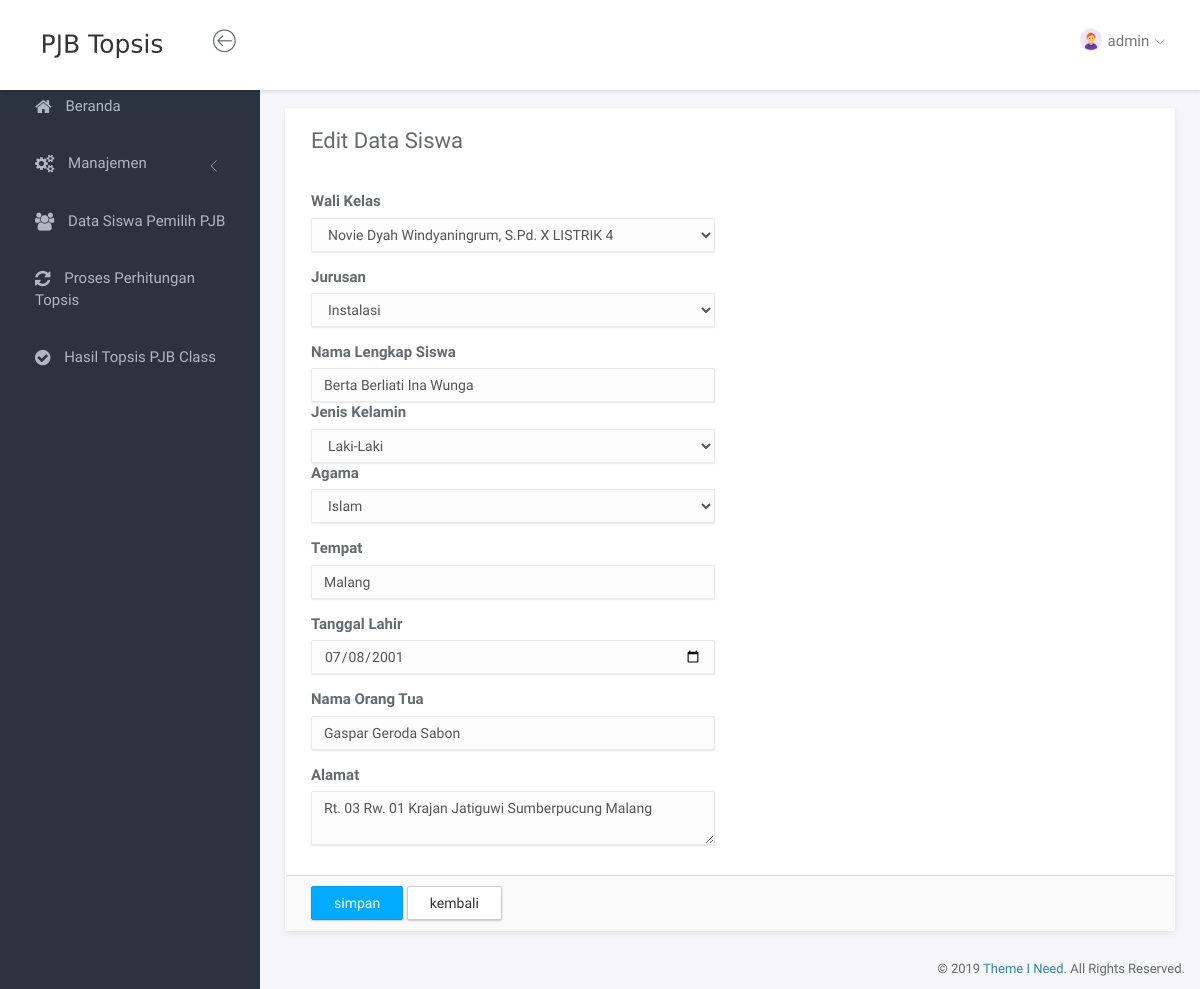
The app's page /index.php?page=siswaedit&id=6196 (signed in), older data.
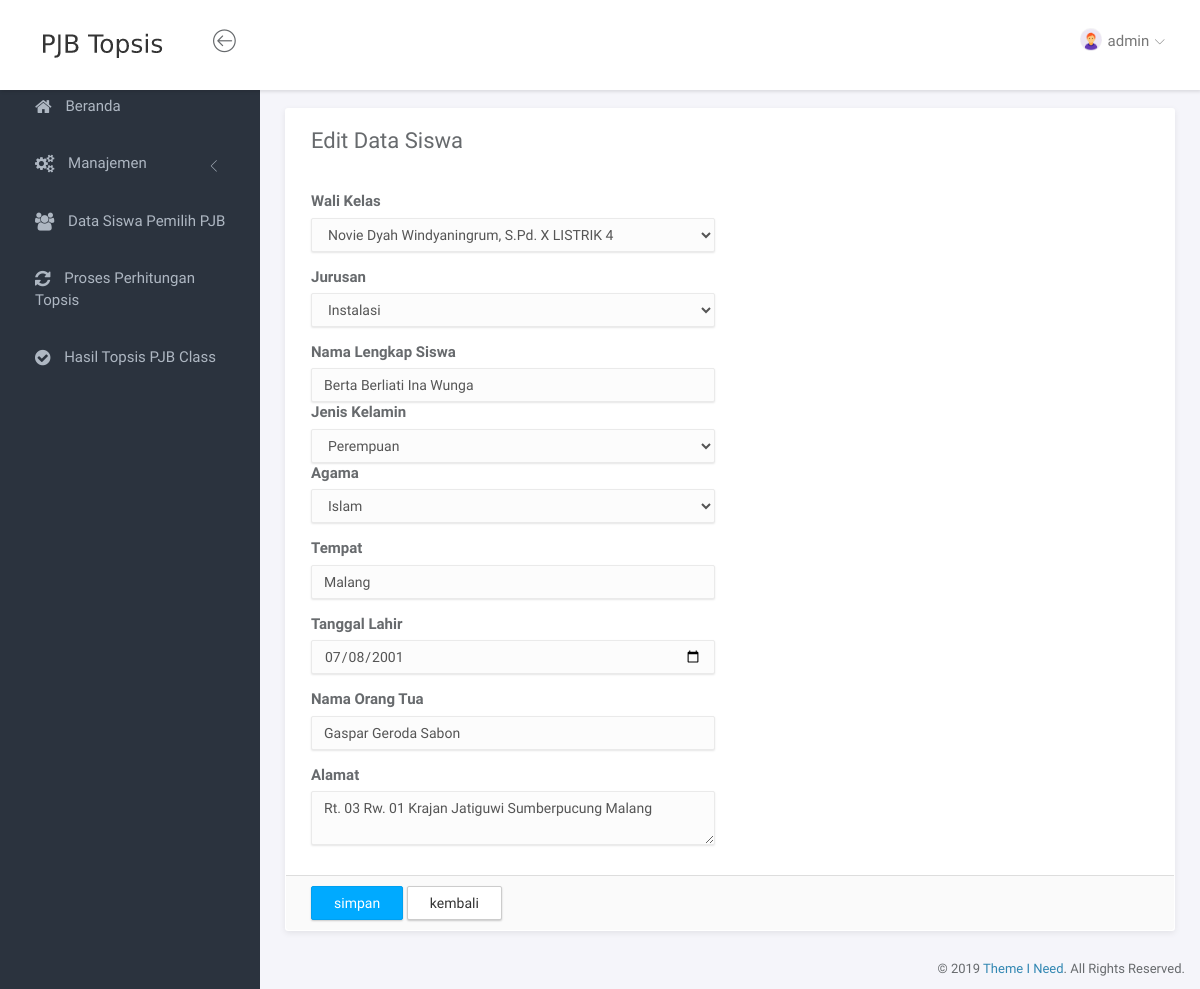
The same page, newer data.
### tables this page shows
CREATE TABLE `tbl_user` (
  `id_user` int(11) NOT NULL,
  `username` varchar(10) NOT NULL,
  `password` varchar(10) NOT NULL
);

CREATE TABLE `tbl_siswa` (
  `nis` int(4) NOT NULL,
  `id_guru` int(11) NOT NULL,
  `id_jurusan` int(11) NOT NULL,
  `nama_siswa` varchar(100) NOT NULL,
  `jenis_kelamin` varchar(1) NOT NULL,
  `agama` varchar(25) NOT NULL,
  `tempat` varchar(30) NOT NULL,
  `tgl_lahir` date NOT NULL,
  `nama_orang_tua` varchar(50) NOT NULL,
  `alamat` text NOT NULL
);

CREATE TABLE `tbl_guru` (
  `id_guru` int(11) NOT NULL,
  `nama_guru` varchar(100) NOT NULL,
  `kelas` varchar(20) NOT NULL
);

CREATE TABLE `tbl_jurusan` (
  `id_jurusan` int(11) NOT NULL,
  `nama_jurusan` varchar(50) NOT NULL
);

### service.php (called while the page is built, shortened)
<?php
$g = mysqli_query($conn, "SELECT * FROM tbl_user WHERE username='$_SESSION[username]'");
$auth = mysqli_fetch_array($g);
?>

### page/siswa/siswaedit.php (the view, shortened to what this page needs)
<?php
    $g = mysqli_query($conn, "SELECT * FROM tbl_siswa WHERE nis=$_GET[id]");
    $data = mysqli_fetch_array($g);
?>
<div class="panel panel-headline">
    <div class="panel-heading">
        <div class="row">
            <div class="col-md-12">
                <div class="pull-left">
                    <h3 class="panel-title">Edit Data Siswa</h3>
                </div>
            </div>
        </div>
    </div>
    <div class="panel-body">
        <div class="row">
            <div class="col-md-12">
                <form action="?page=siswaeditpro" method="post" enctype="multipart/form-data">
                    <div class="row">
                        <div class="col-md-6">
                            <div class="form-group">
                                <label>Wali Kelas</label>
                                <select name="walikelas" class="form-control">
                                    <?php
                                        $q = mysqli_query($conn, "SELECT * FROM tbl_guru");
                                        while($dataq = mysqli_fetch_array($q)){ ?>
                                        <option value="<?= $dataq['id_guru']?>" <?= ($dataq['id_guru'] == $data['id_guru']) ? 'selected' : '' ?>><?= $dataq['nama_guru']." ".($dataq['kelas'])?></option>
                                    <?php } ?>
                                </select>
                            </div>
                        </div>
                    </div>
                    <div class="row">
                        <div class="col-md-6">
                            <div class="form-group">
                                <label>Jurusan</label>
                                <select name="jurusan" class="form-control">
                                    <?php
                                    $r = mysqli_query($conn, "SELECT * FROM tbl_jurusan");
                                        while($datar = mysqli_fetch_array($r)){ ?>
                                            <option value="<?= $datar['id_jurusan'] ?>" <?= ($datar['id_jurusan'] == $data['id_jurusan']) ? 'selected' : '' ?>><?= $datar['nama_jurusan'] ?></option>
                                    <?php } ?>
                                </select>
                            </div>
                        </div>
                    </div>
                    <div class="row">
                        <div class="col-md-6">
                            <div clas="form-group">
                                <label>Nama Lengkap Siswa</label>
                                <input type="text" class="form-control" name="namasiswa" placeholder="masukkan nama lengkap mahasiswa ..." autocomplete="OFF" value="<?= $data['nama_siswa'] ?>" required>
                            </div>
                        </div>
                    </div>
                    <div class="row">
                        <div class="col-md-6">
                            <div clas="form-group">
                                <label>Jenis Kelamin</label>
                                <select name="jeniskelamin" class="form-control">
                                    <option value="L" <?= ($data['jenis_kelamin'] == 'L') ? 'selected' : '' ?>>Laki-Laki</option>
                                    <option value="P" <?= ($data['jenis_kelamin'] == 'P') ? 'selected' : '' ?>>Perempuan</option>
                                </select>
                            </div>
                        </div>
                    </div>
                    <div class="row">
                        <div class="col-md-6">
                            <div class="form-group">
                                <label>Agama</label>
                                <select name="agama" class="form-control">
                                    <option value="islam" <?= ($data['agama'] == 'islam') ? 'selected' : '' ?>>Islam</option>
                                </select>
                            </div>
                        </div>
                    </div>
                    <div class="row">
                        <div class="col-md-6">
                            <div class="form-group">
                                <label>Tempat</label>
                                <input type="text" class="form-control" name="tempatlahir" placeholder="masukkan tempat lahir ..." autocomplete="off" value="<?= $data['tempat'] ?>" required>
                            </div>
                        </div>
                    </div>
                    <div class="row">
                        <div class="col-md-6">
                            <div class="form-group">
                                <label>Tanggal Lahir</label>
                                <input type="date" class="form-control" name="tgllahir" placeholder="masukkan tgl lahir" autocomplete="off" value="<?= $data['tgl_lahir'] ?>" required>
                            </div>
                        </div>
                    </div>
                    <div class="row">
                        <div class="col-md-6">
                            <div class="form-group">
                                <label>Nama Orang Tua</label>
                                <input type="text" class="form-control" name="namaortu" placeholder="masukkan nama orang tua ..." autocomplete="off" value="<?= $data['nama_orang_tua'] ?>" required>
                            </div>
                        </div>
                    </div>
                    <div class="row">
                        <div class="col-md-6">
                            <div class="form-group">
                                <label>Alamat</label>
                                <textarea class="form-control" name="alamat" placeholder="masukkan alamat ..." autocomplete="off" required><?= $data['alamat'] ?></textarea>
                            </div>
                        </div>
                    </div>
            </div>
        </div>
    </div>
    <div class="panel-footer">
        <input type="submit" name="submit" class="btn btn-primary" value="simpan">
        <a href="?page=siswa" class="btn btn-default">kembali</a>
    </div>
</div>

### index.php (shortened to what this page needs)
<?php
	if (!empty($_SESSION['username']) && !empty($_SESSION['password'])){
		include "lib/koneksi.php";
?>
<!doctype html>
<html lang="en">
<head>
	<link rel="stylesheet" href="assets/vendor/bootstrap/css/bootstrap.min.css">
	<link rel="stylesheet" href="assets/vendor/font-awesome/css/font-awesome.min.css">
	<link rel="stylesheet" href="assets/vendor/linearicons/style.css">
	<link rel="stylesheet" href="assets/vendor/chartist/css/chartist-custom.css">
	<link rel="stylesheet" href="assets/css/main.css">
	<link rel="stylesheet" href="assets/css/demo.css">
	<link rel="stylesheet" href="assets/vendor/font-awesome/css/font-awesome.min.css">
	<link rel="stylesheet" href="assets/vendor/datatables.net-bs/css/dataTables.bootstrap.min.css">
</head>
<body>
	<div id="wrapper">
		<?php
			include "service.php";
			include "header.php";
			include "sidebar.php";
		?>
		<div class="main">
			<div class="main-content">
				<div class="container-fluid">
					<?php include "content.php"; ?>
				</div>
			</div>
		</div>
		<footer>
			<div class="container-fluid">
				<p class="copyright">&copy; 2019 <a href="https://www.themeineed.com" target="_blank">Theme I Need</a>. All Rights Reserved.</p>
			</div>
		</footer>
	</div>
</body>
</html>
<?php
} ?>

### header.php (shortened to what this page needs)
<nav class="navbar navbar-default navbar-fixed-top">
	<div class="brand">
		<a href="?page=beranda"><img src="assets/img/logo.png" alt="logo"></a>
	</div>
	<div class="container-fluid">
		<div class="navbar-btn">
			<button type="button" class="btn-toggle-fullwidth"><i class="lnr lnr-arrow-left-circle"></i></button>
		</div>
		<div id="navbar-menu">
			<ul class="nav navbar-nav navbar-right">
				<li class="dropdown">
					<a href="#" class="dropdown-toggle" data-toggle="dropdown"><img src="assets/img/admin.png" class="img-circle" alt="Avatar"> <span><?= $auth['username'] ?></span> <i class="icon-submenu lnr lnr-chevron-down"></i></a>
				</li>
			</ul>
		</div>
	</div>
</nav>

### sidebar.php (shortened to what this page needs)
<div id="sidebar-nav" class="sidebar">
	<div class="sidebar-scroll">
        <nav>
            <ul class="nav">
                <li><a href="?page=beranda" class=""><i class="fa fa-home"></i> <span>Beranda</span></a></li>
                <li>
                    <a href="#subPages" data-toggle="collapse" class="collapsed"><i class="fa fa-cogs"></i> <span>Manajemen</span> <i class="icon-submenu lnr lnr-chevron-left"></i></a>
                </li>
                <li><a href="?page=datasiswapjb" class=""><i class="fa fa-users"></i> <span>Data Siswa Pemilih PJB</span></a></li>
                <li><a href="?page=metode" class=""><i class="fa fa-refresh"></i> <span>Proses Perhitungan Topsis</span></a></li>
                <li><a href="?page=hasil" class=""><i class="fa fa-check-circle"></i> <span>Hasil Topsis PJB Class</span></a></li>
            </ul>
        </nav>
    </div>
</div>

### content.php
<?php
if (isset($_GET['page'])) $page=$_GET['page'];
else $page="beranda";
if ($page == "beranda")                 include("page/beranda.php");
elseif ($page == "logout")              include("page/logout.php");
    elseif ($page == "siswa")                        include("page/siswa/siswa.php");
    elseif ($page == "siswatambah")                  include("page/siswa/siswatambah.php");
    elseif ($page == "siswatambahpro")               include("page/siswa/siswatambahpro.php");
    elseif ($page == "siswaedit")                    include("page/siswa/siswaedit.php");
    elseif ($page == "siswaeditpro")                 include("page/siswa/siswaeditpro.php");
    elseif ($page == "siswahapus")                   include("page/siswa/siswahapus.php");
    elseif ($page == "guru")                         include("page/guru/guru.php");
    elseif ($page == "gurutambah")                   include("page/guru/gurutambah.php");
    elseif ($page == "gurutambahpro")                include("page/guru/gurutambahpro.php");
    elseif ($page == "guruedit")                     include("page/guru/guruedit.php");
    elseif ($page == "gurueditpro")                  include("page/guru/gurueditpro.php");
    elseif ($page == "guruhapus")                    include("page/guru/guruhapus.php");
    elseif ($page == "kriteria")                     include("page/kriteria/kriteria.php");
    elseif ($page == "kriteriatambah")               include("page/kriteria/kriteriatambah.php");
    elseif ($page == "kriteriatambahpro")            include("page/kriteria/kriteriatambahpro.php");
    elseif ($page == "kriteriaedit")                 include("page/kriteria/kriteriaedit.php");
    elseif ($page == "kriteriaeditpro")              include("page/kriteria/kriteriaeditpro.php");
    elseif ($page == "kriteriahapus")                include("page/kriteria/kriteriahapus.php");
    elseif ($page == "jurusan")                      include("page/jurusan/jurusan.php");
    elseif ($page == "jurusantambah")                include("page/jurusan/jurusantambah.php");
    elseif ($page == "jurusantambahpro")             include("page/jurusan/jurusantambahpro.php");
    elseif ($page == "jurusanedit")                  include("page/jurusan/jurusanedit.php");
    elseif ($page == "jurusaneditpro")               include("page/jurusan/jurusaneditpro.php");
    elseif ($page == "jurusanhapus")                 include("page/jurusan/jurusanhapus.php");
    elseif ($page == "datasiswapjb")                 include("page/proses/datasiswapjb.php");
    elseif ($page == "grafikremedialtambahpro")      include("page/proses/grafikremedial/grafikremedialtambahpro.php");
    elseif ($page == "grafikremedialedit")           include("page/proses/grafikremedial/grafikremedialedit.php");
    elseif ($page == "grafikremedialeditpro")        include("page/proses/grafikremedial/grafikremedialeditpro.php");
    elseif ($page == "grafikremedialhapus")          include("page/proses/grafikremedial/grafikremedialhapus.php");
    elseif ($page == "raportambahpro")               include("page/proses/rapor/raportambahpro.php");
    elseif ($page == "raporedit")                    include("page/proses/rapor/raporedit.php");
    elseif ($page == "raporeditpro")                 include("page/proses/rapor/raporeditpro.php");
    elseif ($page == "raporhapus")                   include("page/proses/rapor/raporhapus.php");
    elseif ($page == "kehadirantambahpro")           include("page/proses/kehadiran/kehadirantambahpro.php");
    elseif ($page == "kehadiranedit")                include("page/proses/kehadiran/kehadiranedit.php");
    elseif ($page == "kehadiraneditpro")             include("page/proses/kehadiran/kehadiraneditpro.php");
    elseif ($page == "kehadiranhapus")               include("page/proses/kehadiran/kehadiranhapus.php");
    elseif ($page == "kepribadiantambahpro")         include("page/proses/kepribadian/kepribadiantambahpro.php");
    elseif ($page == "kepribadianedit")              include("page/proses/kepribadian/kepribadianedit.php");
    elseif ($page == "kepribadianeditpro")           include("page/proses/kepribadian/kepribadianeditpro.php");
    elseif ($page == "kepribadianhapus")             include("page/proses/kepribadian/kepribadianhapus.php");
    elseif ($page == "kesehatanfisiktambahpro")      include("page/proses/kesehatanfisik/kesehatanfisiktambahpro.php");
    elseif ($page == "kesehatanfisikedit")           include("page/proses/kesehatanfisik/kesehatanfisikedit.php");
    elseif ($page == "kesehatanfisikeditpro")        include("page/proses/kesehatanfisik/kesehatanfisikeditpro.php");
    elseif ($page == "kesehatanfisikhapus")          include("page/proses/kesehatanfisik/kesehatanfisikhapus.php");
    elseif ($page == "wawancaratambahpro")           include("page/proses/wawancara/wawancaratambahpro.php");
    elseif ($page == "wawancaraedit")                include("page/proses/wawancara/wawancaraedit.php");
    elseif ($page == "wawancaraeditpro")             include("page/proses/wawancara/wawancaraeditpro.php");
    elseif ($page == "wawancarahapus")               include("page/proses/wawancara/wawancarahapus.php");
    elseif ($page == "metode")                       include("page/metode/metode.php");
    elseif ($page == "hasil")                        include("page/metode/hasil.php");
    else "Halaman tidak ditemukan";
?>

### index.php (style rules this page uses)
.btn { outline: none !important; }

Row changes from the older to the newer data that the page shows:
changed tbl_siswa "Berta Berliati Ina Wunga": jeniskelamin "Laki-Laki" → "Perempuan"
